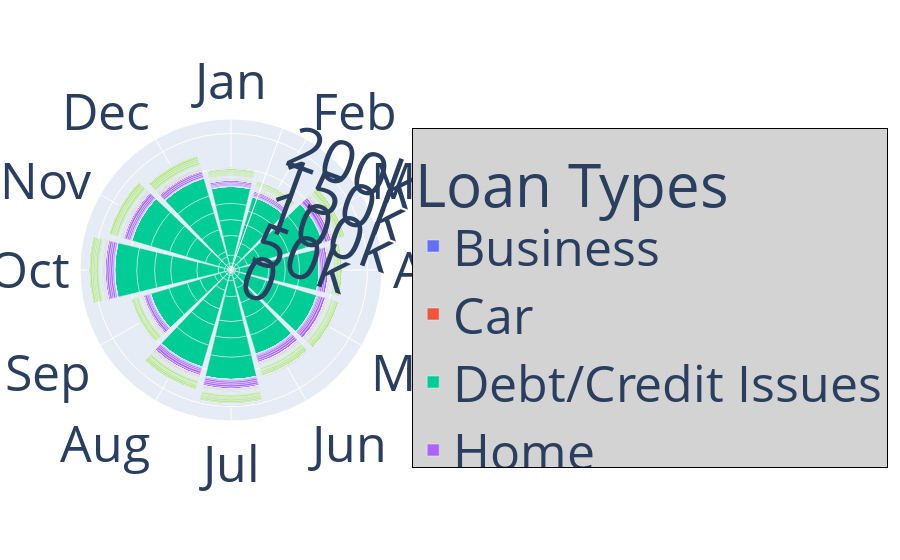

This figure's notebook cell:
### Code cell
fig = px.bar_polar(group_dates, r="count",theta='issue_month',
                   color="reduced_reason", labels={"reduced_reason": "Loan Types"})

fig.update_layout(legend=dict(
    yanchor="top",
    y=0.80,
    xanchor="left",
    x=1.1,
    bgcolor="LightGray",
    bordercolor="Black",
    borderwidth=1),font=dict(
        size=50)#,
    #title={
    #'text': "Distribution of Loan Types by Month",
    #'y':0.99999,
    #'x':0.45,
    #'xanchor': 'center',
    #'yanchor': 'top'}
                 )
fig.update_polars(radialaxis_nticks=11)
fig.update_polars(angularaxis_tickfont_size=50)
fig.update_polars(radialaxis_tickfont_size=60)
fig.update_polars(radialaxis_angle=70)
fig.update_polars(radialaxis_tickangle=90)
config = {
  'toImageButtonOptions': {
    'format': 'png', # one of png, svg, jpeg, webp
    'filename': 'custom_image',
    'height': 1680,
    'width': 2380,
    'scale':5 # Multiply title/legend/axis/canvas sizes by this factor
  }
}
fig.show(config=config)
#pio.write_image(fig, 'Rose_Graph.png', scale=10, width=1980, height=1080)

### Figure 1 — Plotly figure (JSON) as saved in the notebook; plotly's stock layout.template omitted (floating-point values rounded to 4 significant figures; data arrays with more than 128 entries replaced by an {"elided": "..."} marker saying what was removed)
{"data": [{"hovertemplate": "Loan Types=Business<br>count=%{r}<br>issue_month=%{theta}<extra></extra>", "legendgroup": "Business", "marker": {"color": "#636efa", "pattern": {"shape": ""}}, "name": "Business", "r": {"elided": "138 int values"}, "showlegend": true, "subplot": "polar", "theta": {"elided": "138 str values"}, "type": "barpolar"}, {"hovertemplate": "Loan Types=Car<br>count=%{r}<br>issue_month=%{theta}<extra></extra>", "legendgroup": "Car", "marker": {"color": "#EF553B", "pattern": {"shape": ""}}, "name": "Car", "r": {"elided": "138 int values"}, "showlegend": true, "subplot": "polar", "theta": {"elided": "138 str values"}, "type": "barpolar"}, {"hovertemplate": "Loan Types=Debt/Credit Issues<br>count=%{r}<br>issue_month=%{theta}<extra></extra>", "legendgroup": "Debt/Credit Issues", "marker": {"color": "#00cc96", "pattern": {"shape": ""}}, "name": "Debt/Credit Issues", "r": {"elided": "139 int values"}, "showlegend": true, "subplot": "polar", "theta": {"elided": "139 str values"}, "type": "barpolar"}, {"hovertemplate": "Loan Types=Home<br>count=%{r}<br>issue_month=%{theta}<extra></extra>", "legendgroup": "Home", "marker": {"color": "#ab63fa", "pattern": {"shape": ""}}, "name": "Home", "r": {"elided": "139 int values"}, "showlegend": true, "subplot": "polar", "theta": {"elided": "139 str values"}, "type": "barpolar"}, {"hovertemplate": "Loan Types=Major Purchase<br>count=%{r}<br>issue_month=%{theta}<extra></extra>", "legendgroup": "Major Purchase", "marker": {"color": "#FFA15A", "pattern": {"shape": ""}}, "name": "Major Purchase", "r": {"elided": "133 int values"}, "showlegend": true, "subplot": "polar", "theta": {"elided": "133 str values"}, "type": "barpolar"}, {"hovertemplate": "Loan Types=Medical<br>count=%{r}<br>issue_month=%{theta}<extra></extra>", "legendgroup": "Medical", "marker": {"color": "#19d3f3", "pattern": {"shape": ""}}, "name": "Medical", "r": {"elided": "130 int values"}, "showlegend": true, "subplot": "polar", "theta": {"elided": "130 str values"}, "type": "barpolar"}, {"hovertemplate": "Loan Types=Moving<br>count=%{r}<br>issue_month=%{theta}<extra></extra>", "legendgroup": "Moving", "marker": {"color": "#FF6692", "pattern": {"shape": ""}}, "name": "Moving", "r": {"elided": "133 int values"}, "showlegend": true, "subplot": "polar", "theta": {"elided": "133 str values"}, "type": "barpolar"}, {"hovertemplate": "Loan Types=Other<br>count=%{r}<br>issue_month=%{theta}<extra></extra>", "legendgroup": "Other", "marker": {"color": "#B6E880", "pattern": {"shape": ""}}, "name": "Other", "r": {"elided": "139 int values"}, "showlegend": true, "subplot": "polar", "theta": {"elided": "139 str values"}, "type": "barpolar"}, {"hovertemplate": "Loan Types=Student<br>count=%{r}<br>issue_month=%{theta}<extra></extra>", "legendgroup": "Student", "marker": {"color": "#FF97FF", "pattern": {"shape": ""}}, "name": "Student", "r": [8, 6, 8, 6, 5, 7, 6, 1, 4, 8, 14, 3, 7, 8, 12, 7, 13, 8, 2, 10, 2, 9, 18, 10, 6, 8, 1, 19, 18, 4, 4, 8, 2, 25, 10, 4, 6, 14, 5, 6, 15, 9, 6, 5, 14, 4, 5, 11, 5, 5, 6, 23, 3, 1, 15, 11, 4, 4, 20, 8, 5, 15, 4, 3, 8, 15, 6, 6, 17, 5, 1, 11, 21, 4, 5, 15, 1, 7, 17], "showlegend": true, "subplot": "polar", "theta": ["Jan", "Jan", "Jan", "Jan", "Jan", "Jan", "Jan", "Jan", "Feb", "Feb", "Feb", "Feb", "Feb", "Feb", "Mar", "Mar", "Mar", "Mar", "Mar", "Mar", "Apr", "Apr", "Apr", "Apr", "Apr", "Apr", "May", "May", "May", "May", "May", "May", "Jun", "Jun", "Jun", "Jun", "Jun", "Jun", "Jul", "Jul", "Jul", "Jul", "Jul", "Jul", "Jul", "Aug", "Aug", "Aug", "Aug", "Aug", "Aug", "Aug", "Sep", "Sep", "Sep", "Sep", "Sep", "Sep", "Sep", "Oct", "Oct", "Oct", "Oct", "Oct", "Oct", "Oct", "Nov", "Nov", "Nov", "Nov", "Nov", "Nov", "Nov", "Dec", "Dec", "Dec", "Dec", "Dec", "Dec"], "type": "barpolar"}, {"hovertemplate": "Loan Types=Vacation<br>count=%{r}<br>issue_month=%{theta}<extra></extra>", "legendgroup": "Vacation", "marker": {"color": "#FECB52", "pattern": {"shape": ""}}, "name": "Vacation", "r": [1, 1, 1, 8, 13, 15, 54, 138, 133, 200, 201, 2, 1, 2, 4, 11, 11, 57, 91, 168, 198, 190, 2, 5, 11, 11, 17, 61, 124, 327, 313, 277, 1, 1, 6, 10, 26, 93, 166, 234, 243, 304, 1, 8, 16, 20, 43, 85, 175, 221, 384, 352, 1, 3, 1, 9, 17, 30, 52, 113, 162, 241, 452, 339, 3, 14, 31, 56, 174, 314, 323, 404, 296, 1, 1, 1, 6, 15, 26, 55, 100, 178, 285, 427, 261, 3, 5, 11, 28, 54, 49, 126, 189, 270, 190, 1, 1, 8, 14, 37, 39, 147, 203, 218, 240, 225, 2, 3, 10, 26, 48, 111, 166, 218, 268, 215, 2, 15, 11, 18, 52, 58, 224, 317, 286, 249], "showlegend": true, "subplot": "polar", "theta": ["Jan", "Jan", "Jan", "Jan", "Jan", "Jan", "Jan", "Jan", "Jan", "Jan", "Jan", "Feb", "Feb", "Feb", "Feb", "Feb", "Feb", "Feb", "Feb", "Feb", "Feb", "Feb", "Mar", "Mar", "Mar", "Mar", "Mar", "Mar", "Mar", "Mar", "Mar", "Mar", "Apr", "Apr", "Apr", "Apr", "Apr", "Apr", "Apr", "Apr", "Apr", "Apr", "May", "May", "May", "May", "May", "May", "May", "May", "May", "May", "Jun", "Jun", "Jun", "Jun", "Jun", "Jun", "Jun", "Jun", "Jun", "Jun", "Jun", "Jun", "Jul", "Jul", "Jul", "Jul", "Jul", "Jul", "Jul", "Jul", "Jul", "Aug", "Aug", "Aug", "Aug", "Aug", "Aug", "Aug", "Aug", "Aug", "Aug", "Aug", "Aug", "Sep", "Sep", "Sep", "Sep", "Sep", "Sep", "Sep", "Sep", "Sep", "Sep", "Oct", "Oct", "Oct", "Oct", "Oct", "Oct", "Oct", "Oct", "Oct", "Oct", "Oct", "Nov", "Nov", "Nov", "Nov", "Nov", "Nov", "Nov", "Nov", "Nov", "Nov", "Dec", "Dec", "Dec", "Dec", "Dec", "Dec", "Dec", "Dec", "Dec", "Dec"], "type": "barpolar"}, {"hovertemplate": "Loan Types=Wedding<br>count=%{r}<br>issue_month=%{theta}<extra></extra>", "legendgroup": "Wedding", "marker": {"color": "#636efa", "pattern": {"shape": ""}}, "name": "Wedding", "r": [7, 9, 14, 35, 33, 42, 25, 5, 8, 11, 35, 25, 48, 1, 10, 9, 26, 44, 45, 72, 4, 14, 29, 42, 55, 91, 2, 4, 8, 24, 29, 73, 92, 6, 11, 34, 56, 76, 74, 4, 16, 33, 50, 80, 95, 1, 3, 13, 33, 50, 92, 113, 3, 10, 31, 60, 90, 96, 1, 3, 12, 36, 45, 65, 57, 3, 3, 19, 31, 54, 73, 42, 5, 4, 11, 40, 23, 54, 51], "showlegend": true, "subplot": "polar", "theta": ["Jan", "Jan", "Jan", "Jan", "Jan", "Jan", "Jan", "Feb", "Feb", "Feb", "Feb", "Feb", "Feb", "Feb", "Mar", "Mar", "Mar", "Mar", "Mar", "Mar", "Apr", "Apr", "Apr", "Apr", "Apr", "Apr", "Apr", "May", "May", "May", "May", "May", "May", "Jun", "Jun", "Jun", "Jun", "Jun", "Jun", "Jul", "Jul", "Jul", "Jul", "Jul", "Jul", "Aug", "Aug", "Aug", "Aug", "Aug", "Aug", "Aug", "Sep", "Sep", "Sep", "Sep", "Sep", "Sep", "Oct", "Oct", "Oct", "Oct", "Oct", "Oct", "Oct", "Nov", "Nov", "Nov", "Nov", "Nov", "Nov", "Nov", "Dec", "Dec", "Dec", "Dec", "Dec", "Dec", "Dec"], "type": "barpolar"}], "layout": {"barmode": "relative", "font": {"size": 50}, "legend": {"bgcolor": "LightGray", "bordercolor": "Black", "borderwidth": 1, "title": {"text": "Loan Types"}, "tracegroupgap": 0, "x": 1.1, "xanchor": "left", "y": 0.8, "yanchor": "top"}, "margin": {"t": 60}, "polar": {"angularaxis": {"direction": "clockwise", "rotation": 90, "tickfont": {"size": 50}}, "domain": {"x": [0, 1], "y": [0, 1]}, "radialaxis": {"angle": 70, "nticks": 11, "tickangle": 90, "tickfont": {"size": 60}}}}}
